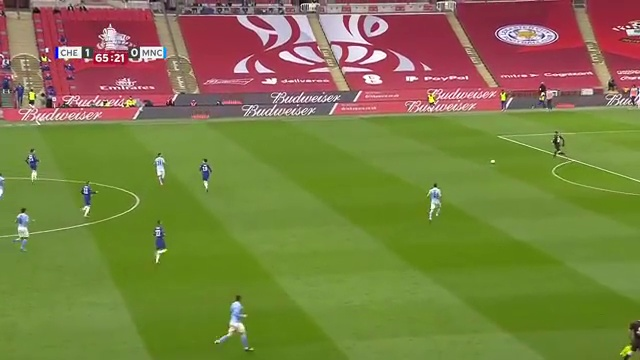
#> input picture code/data/frames-video00.mp4/104.jpg, 640 x 360 px, given in place of 20.jpg, which was not available
$ python ground_detection.py
#> lines starting #> are read from the running program, lines starting #| are printed output that depends on the picture; after the words box and inside, x2 and y2 are one past the last pixel; in counts of white or black regions, pixels touching at a corner belong together; pictures that were not available may be replaced by others from this repository, and a replacement may not be noted
#> further down, frame is the input picture: shape (360, 640, 3); mean B, G, R 67.7, 124.5, 124.2
#!/usr/bin/env python3
# -*- coding: utf-8 -*-
"""
Created on Sat Mar 19 11:54:50 2022

@author: Joshua S.
@email: jsoutelo@alumnos.uvigo.es
"""
import cv2
import numpy as np
import matplotlib.pyplot as plt
import skimage


def ground_detection(frame, debug=False):
    """Classify pixels in the frame into ground or not ground.

    Return the connected component labels.
    """
#> called with debug = True
    frame = cv2.resize(frame, dsize=(592, 320))
#> frame: shape (320, 592, 3)
    b, g, r = cv2.split(frame)
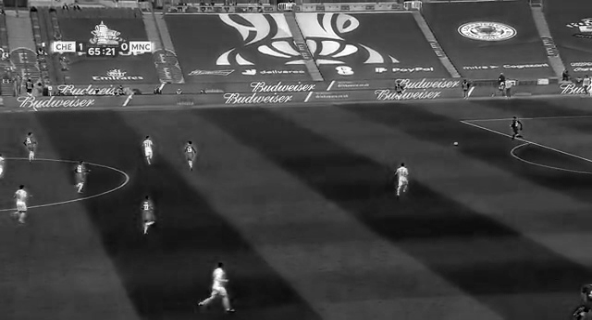
#> b: shape (320, 592); min 0, max 255, mean 67.6
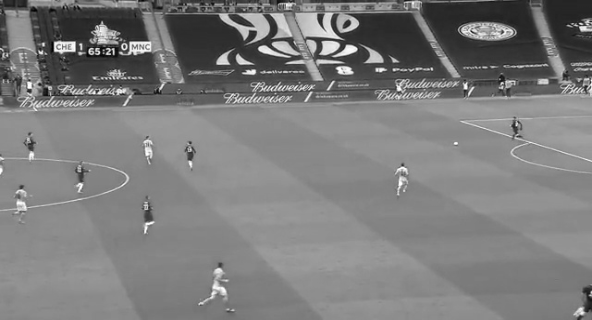
#> g: shape (320, 592); min 1, max 255, mean 124.4
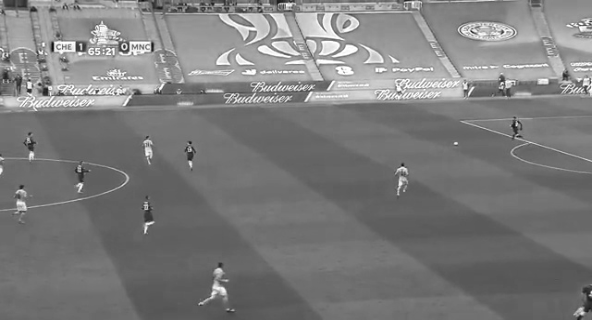
#> r: shape (320, 592); min 11, max 255, mean 124.1
    # Ideally, 0 -> ground ;; 1 -> everything else
    ground_color_feature = np.where((g > r) & (r > b), 0, 1)
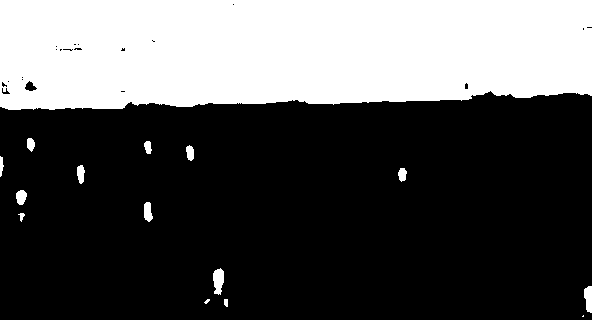
#> ground_color_feature: shape (320, 592) int64; values 0 (black) and 1 (white), 32.6% white; 15 white regions (2 under 20 px), largest, box (x1, y1, x2, y2) and area: (0, 0, 592, 110) 60565, (213, 268, 224, 295) 224, (584, 286, 592, 313) 173
    gray = cv2.cvtColor(frame, cv2.COLOR_BGR2GRAY)
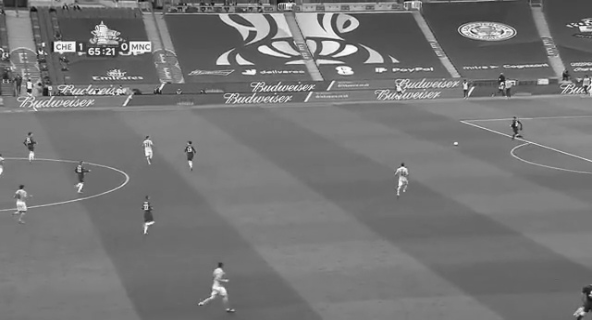
#> gray: shape (320, 592); min 12, max 254, mean 117.9
    canny = cv2.Canny(image=gray,
                      threshold1=255/3,
                      threshold2=255,
                      apertureSize=3,
                      L2gradient=True)
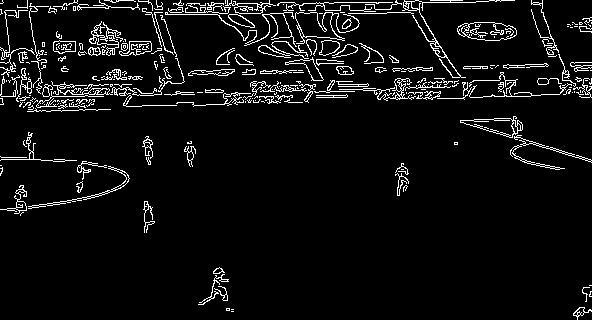
#> canny: shape (320, 592); 6% white in thin lines or dots
    # Section 3.2.1, equation 8
    # Inverse condition since we want to remove the background
    result = np.where((ground_color_feature == 0) & (canny == 0), 0, 1)
#> result: shape (320, 592) int64; values 0 (black) and 1 (white), 33.7% white; 22 white regions (8 under 20 px), largest, box (x1, y1, x2, y2) and area: (0, 0, 592, 112) 60887, (198, 267, 229, 307) 371, (0, 132, 77, 177) 304
    result = result.astype(np.uint8)
    # Dilation so
    kernel = cv2.getStructuringElement(cv2.MORPH_RECT,(3,3))
    morph = cv2.dilate(result, kernel, iterations=1)
#> morph: shape (320, 592); values 0 (black) and 1 (white), 35.9% white; 11 white regions, largest, box (x1, y1, x2, y2) and area: (0, 0, 592, 113) 61935, (0, 160, 131, 223) 1604, (459, 115, 592, 171) 1558

    # Connected components labeling
    nl, ccl = cv2.connectedComponents(image=morph, connectivity=4)
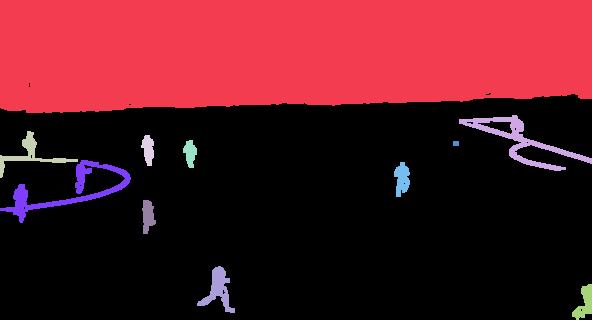
#> ccl: shape (320, 592) int32; 12 distinct labels, from 0 to 11; one colour per label, 0 black
#> nl = 12
    if debug:
        fig, axx = plt.subplots(4, 1, figsize=(20,20))
        axx[0].imshow(ground_color_feature, cmap='gray')
        axx[0].set_title('Color detection')
        axx[1].imshow(canny, cmap='gray')
        axx[1].set_title('Edge detection')
        axx[2].imshow(result, cmap='gray')
        axx[2].set_title('Ground detection result')
        axx[3].imshow(ccl, cmap='nipy_spectral')
        axx[3].set_title(f'Labeling result, {nl} lablels')
        plt.tight_layout()
        plt.show()


    return ccl


if __name__ == '__main__':
    n_frame = 20
    frame = cv2.imread(f'data/frames-video00.mp4/{n_frame}.jpg')
    ground_detection(frame, debug=True)

$ run again, on code/data/frames-video00.mp4/138.jpg
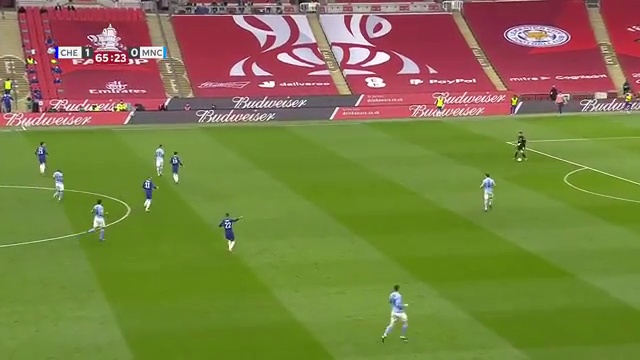
#> input picture code/data/frames-video00.mp4/138.jpg, 640 x 360 px, given in place of 20.jpg, which was not available
#> frame is the input picture: shape (360, 640, 3); mean B, G, R 67.8, 124.3, 124.9
#> frame: shape (320, 592, 3)
#> in ground_detection, `ground_color_feature = np.where((g > r) & (r > b), 0, 1)`:
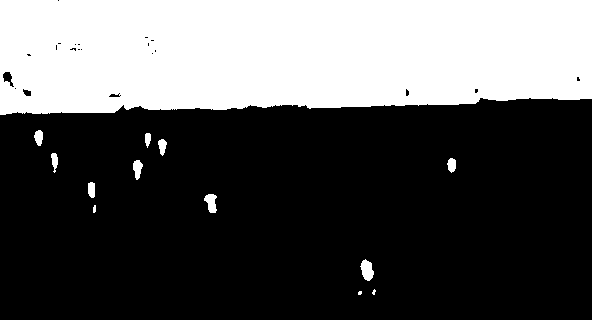
#> ground_color_feature: shape (320, 592) int64; values 0 (black) and 1 (white), 33.9% white; 13 white regions (2 under 20 px), largest, box (x1, y1, x2, y2) and area: (0, 0, 592, 115) 63022, (360, 259, 374, 281) 204, (204, 194, 217, 213) 168
#> canny: shape (320, 592); 5.9% white in thin lines or dots
#> morph: shape (320, 592); values 0 (black) and 1 (white), 36.8% white; 11 white regions, largest, box (x1, y1, x2, y2) and area: (0, 0, 592, 118) 64289, (0, 151, 122, 221) 1608, (467, 117, 592, 182) 1401
#> in ground_detection, `nl, ccl = cv2.connectedComponents(image=morph, connectivity=4)`:
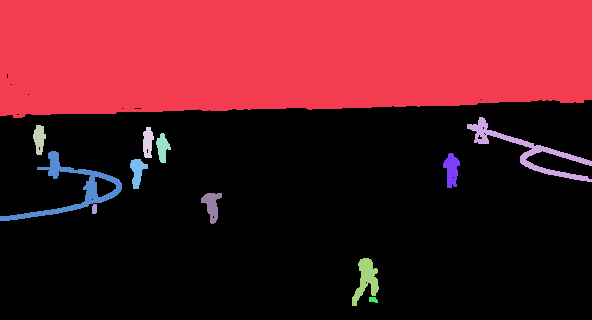
#> ccl: shape (320, 592) int32; 13 distinct labels, from 0 to 12; one colour per label, 0 black
#> nl = 13
